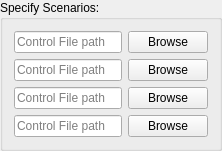
            <widget class="QGroupBox" name="groupBox_14">
             <property name="title">
              <string>Specify Scenarios:</string>
             </property>
             <layout class="QVBoxLayout" name="verticalLayout_6">
              <item>
               <layout class="QHBoxLayout" name="_16">
                <item>
                 <widget class="QLineEdit" name="lineEdit_C_cf_1">
                  <property name="placeholderText">
                   <string>Control File path</string>
                  </property>
                 </widget>
                </item>
                <item>
                 <widget class="QPushButton" name="pushButton_C_cf_browse_1">
                  <property name="text">
                   <string>Browse</string>
                  </property>
                 </widget>
                </item>
               </layout>
              </item>
              <item>
               <layout class="QHBoxLayout" name="_20">
                <item>
                 <widget class="QLineEdit" name="lineEdit_C_cf_2">
                  <property name="placeholderText">
                   <string>Control File path</string>
                  </property>
                 </widget>
                </item>
                <item>
                 <widget class="QPushButton" name="pushButton_C_cf_browse_2">
                  <property name="text">
                   <string>Browse</string>
                  </property>
                 </widget>
                </item>
               </layout>
              </item>
              <item>
               <layout class="QHBoxLayout" name="_24">
                <item>
                 <widget class="QLineEdit" name="lineEdit_C_cf_3">
                  <property name="placeholderText">
                   <string>Control File path</string>
                  </property>
                 </widget>
                </item>
                <item>
                 <widget class="QPushButton" name="pushButton_C_cf_browse_3">
                  <property name="text">
                   <string>Browse</string>
                  </property>
                 </widget>
                </item>
               </layout>
              </item>
              <item>
               <layout class="QHBoxLayout" name="_28">
                <item>
                 <widget class="QLineEdit" name="lineEdit_C_cf_4">
                  <property name="placeholderText">
                   <string>Control File path</string>
                  </property>
                 </widget>
                </item>
                <item>
                 <widget class="QPushButton" name="pushButton_C_cf_browse_4">
                  <property name="text">
                   <string>Browse</string>
                  </property>
                 </widget>
                </item>
               </layout>
              </item>
             </layout>
            </widget>
